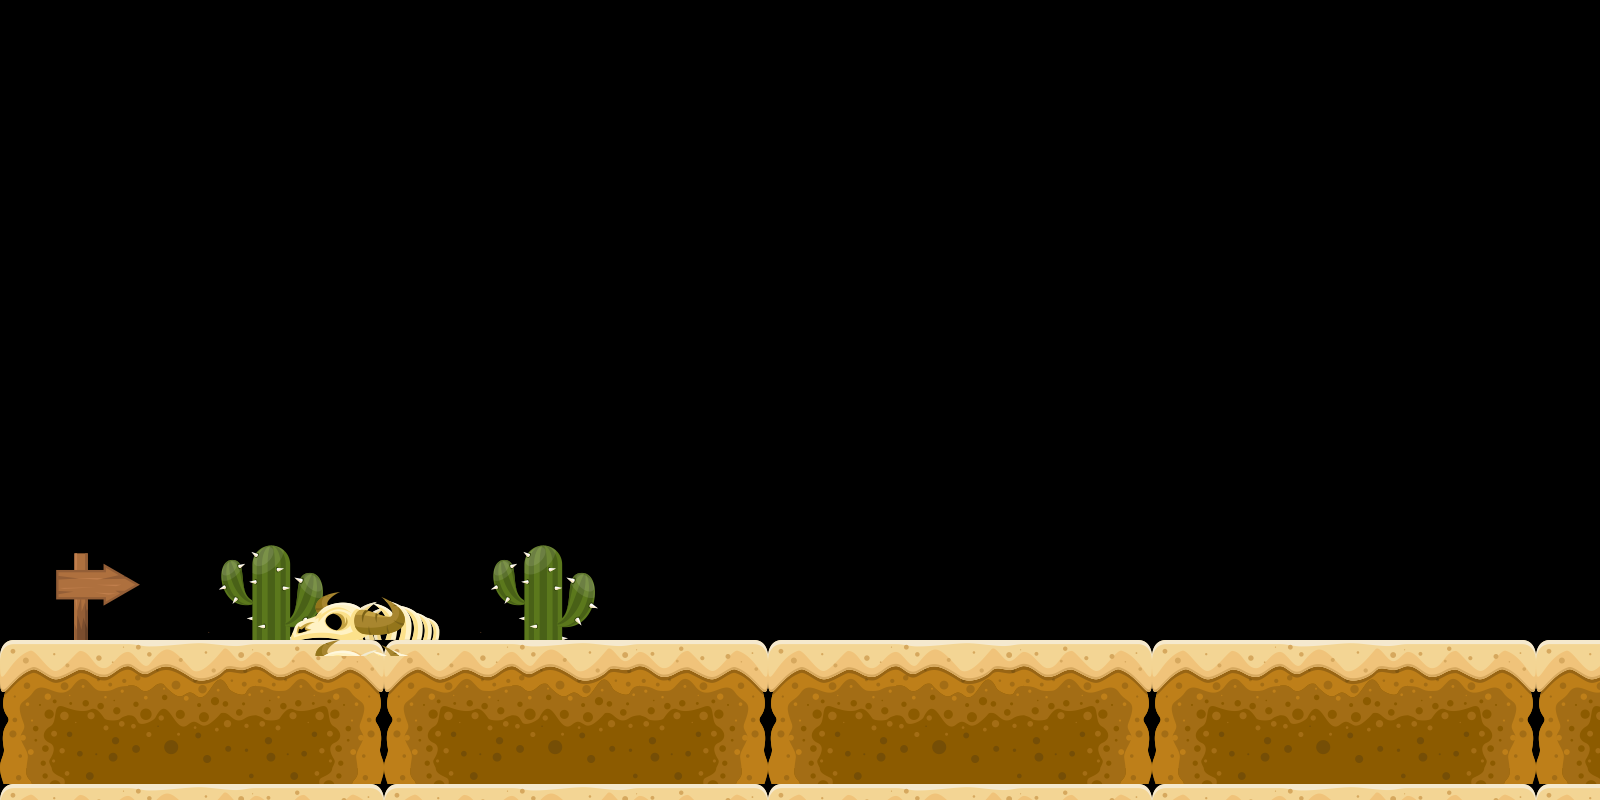

Below is a game level as drawn by its tile map, then a one-line description and the .tmx that defines it (tile-layer data replaced by summaries):
An orthogonal 100x50 tile map with 16x16 px tiles, 3 tile layers (Tile Layer 1, Tile Layer 2, Tile Layer 3), 2 tilesets.

<map version="1.8" tiledversion="1.8.6" orientation="orthogonal" renderorder="right-down" width="100" height="50" tilewidth="16" tileheight="16" infinite="0" nextlayerid="4" nextobjectid="1">
 <tileset firstgid="1" name="level25-Tileset" tilewidth="16" tileheight="16" tilecount="288" columns="24">
  <image source="level25-Tileset.png" width="384" height="192" />
 </tileset>
 <tileset firstgid="289" name="gameart2d-desert" tilewidth="16" tileheight="16" tilecount="2560" columns="40">
  <image source="gameart2d-desert.png" width="640" height="1024" />
 </tileset>
 <layer id="1" name="Tile Layer 1" width="100" height="50">
  <data>[5000 cells, 3000 non-empty, 244 distinct tile ids]</data>
 </layer>
 <layer id="2" name="Tile Layer 2" width="100" height="50">
  <data>[5000 cells, 148 non-empty, 92 distinct tile ids]</data>
 </layer>
 <layer id="3" name="Tile Layer 3" width="100" height="50">
  <data>[5000 cells, 44 non-empty, 33 distinct tile ids]</data>
 </layer>
</map>
